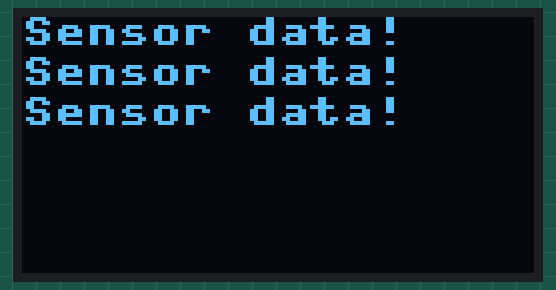
Bench run of a program on a simulated Raspberry Pi Pico running MicroPython. Shown: 128×64 one-colour display. Library files of the repository ran but are not shown: ssd1306.py; what the program prints to the serial console is not drawn. At 0.1 s the program stops and its outputs stay as they are.

Above: at 0.1 s.

The program:

0.96OLED.py
```python
from machine import Pin, SoftI2C
import ssd1306
from time import sleep

#Pin assignment
i2c = SoftI2C(scl=Pin(9), sda=Pin(8))

oled_width = 128
oled_height = 64
print("I2C Scan: ", i2c.scan())
oled = ssd1306.SSD1306_I2C(oled_width, oled_height, i2c)

oled.text('Sensor data!', 0, 0)
oled.text('Sensor data!', 0, 10)
oled.text('Sensor data!', 0, 20)

oled.show()
```
